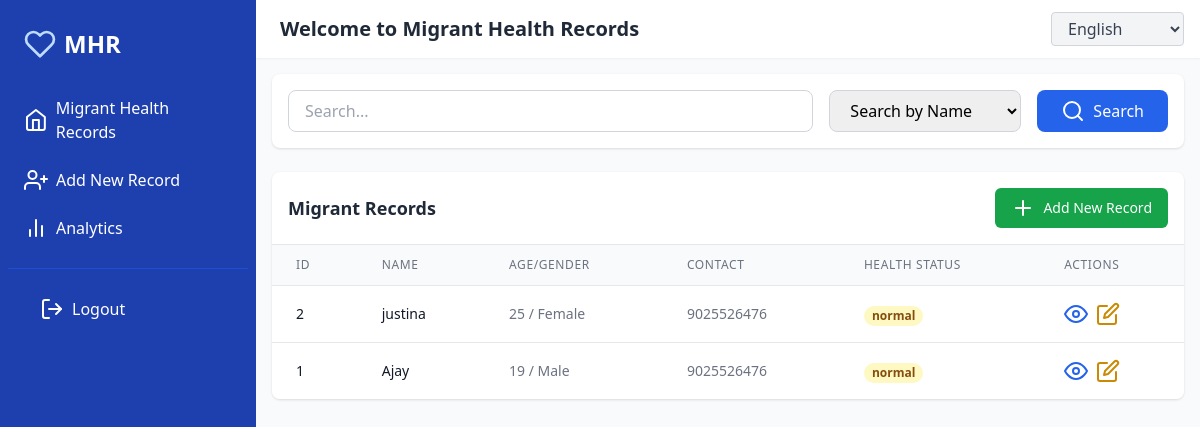
The page / (signed in) on the database its author committed.
### models.py (models this page shows, shortened)
class Migrant(db.Model):
    __tablename__ = "migrants"
    id = db.Column(db.Integer, primary_key=True)
    name = db.Column(db.String(100), nullable=False)
    date_of_birth = db.Column(db.Date, nullable=True)
    age = db.Column(db.Integer, nullable=False)
    gender = db.Column(db.String(10), nullable=False)
    nationality = db.Column(db.String(50), nullable=True)
    state_of_origin = db.Column(db.String(50), nullable=True)
    contact = db.Column(db.String(20), nullable=False)
    emergency_contact_name = db.Column(db.String(100), nullable=True)
    emergency_contact_number = db.Column(db.String(20), nullable=True)
    aadhaar_passport = db.Column(db.String(50), nullable=True, unique=True)
    preferred_language = db.Column(db.String(30), nullable=True)
    literacy_level = db.Column(db.String(30), nullable=True)
    data_sharing_consent = db.Column(db.Boolean, default=False)
    occupation = db.Column(db.String(100), nullable=True)
    employer_name = db.Column(db.String(100), nullable=True)
    employer_contact = db.Column(db.String(20), nullable=True)
    work_location_district = db.Column(db.String(50), nullable=True)
    work_location_pincode = db.Column(db.String(10), nullable=True)
    duration_of_stay = db.Column(db.String(50), nullable=True)
    living_conditions = db.Column(db.String(50), nullable=True)
    allergies = db.Column(db.Text, nullable=True)
    past_medical_conditions = db.Column(db.Text, nullable=True)
    past_surgical_history = db.Column(db.Text, nullable=True)
    family_history = db.Column(db.Text, nullable=True)
    immunization_status = db.Column(db.Text, nullable=True)
    height = db.Column(db.Float, nullable=True)
    weight = db.Column(db.Float, nullable=True)
    bmi = db.Column(db.Float, nullable=True)
    blood_group = db.Column(db.String(5), nullable=True)
    vital_signs = db.Column(db.Text, nullable=True)
    current_medications = db.Column(db.Text, nullable=True)
    ongoing_treatment = db.Column(db.Text, nullable=True)
    infectious_disease_screening = db.Column(db.Text, nullable=True)
    health_condition = db.Column(db.String(200), nullable=True)
    last_checkup = db.Column(db.Date, nullable=True)
    healthcare_facility = db.Column(db.String(100), nullable=True)
    doctor_name = db.Column(db.String(100), nullable=True)
    symptoms = db.Column(db.Text, nullable=True)
    diagnosis = db.Column(db.Text, nullable=True)
    prescriptions = db.Column(db.Text, nullable=True)
    lab_results = db.Column(db.Text, nullable=True)
    vaccination_records = db.Column(db.Text, nullable=True)
    disease_alerts = db.Column(db.Text, nullable=True)
    contact_tracing_info = db.Column(db.Text, nullable=True)
    referral_notes = db.Column(db.Text, nullable=True)
    follow_up_date = db.Column(db.Date, nullable=True)
    qr_code = db.Column(db.String(255), nullable=True)

### app.py (the view, shortened to what this page needs)
@app.route("/", methods=["GET", "POST"])
@login_required
def index():
    search_form = SearchForm()
    query = Migrant.query
    search_term = request.args.get('q') or (search_form.search_term.data if request.method == 'POST' and search_form.validate_on_submit() else None)
    filter_by = request.args.get('by') or (search_form.filter_by.data if request.method == 'POST' and search_form.validate_on_submit() else None)
    migrants = query.order_by(Migrant.id.desc()).all()
    return render_template("index.html", migrants=migrants, search_form=search_form)

### forms.py
class SearchForm(FlaskForm):
    search_term = StringField("Search", validators=[Length(max=100)])
    filter_by = SelectField("Filter By", choices=[
        ("name", "Name"), ("gender", "Gender"), ("health_condition", "Health Condition"),
        ("contact", "Contact"), ("id", "ID")
    ])
    submit = SubmitField("Search")

### app.py (called while the page is built)
@app.context_processor
def inject_translations():
    lang = session.get('language', app.config['DEFAULT_LANGUAGE'])
    return dict(t=translations.get(lang, translations['en']))

@login_manager.user_loader
def load_user(user_id):
    return User.query.get(int(user_id))

### templates/index.html (shortened to what this page needs)
<!DOCTYPE html>
<html lang="en">
<head>
    <script src="https://cdn.tailwindcss.com"></script>
    <link href="https://unpkg.com/aos@2.3.1/dist/aos.css" rel="stylesheet">
</head>
<body class="bg-gray-50">
    <div class="flex h-screen overflow-hidden">
        <div class="sidebar bg-blue-800 text-white w-64 space-y-6 py-7 px-2 absolute inset-y-0 left-0 transform -translate-x-full md:relative md:translate-x-0 transition duration-200 ease-in-out" id="sidebar">
            <div class="flex items-center space-x-2 px-4">
                <i data-feather="heart" class="h-8 w-8 text-blue-200"></i>
                <span class="text-2xl font-extrabold">MHR</span>
            </div>
            <nav>
                <a href="{{ url_for('index') }}" class="flex items-center space-x-2 py-3 px-4 rounded hover:bg-blue-700 transition">
                    <i data-feather="home"></i>
                    <span>{{ t.app_name }}</span>
                </a>
                <a href="{{ url_for('add_migrant') }}" class="flex items-center space-x-2 py-3 px-4 rounded hover:bg-blue-700 transition">
                    <i data-feather="user-plus"></i>
                    <span>{{ t.add_record }}</span>
                </a>
                <a href="{{ url_for('analytics') }}" class="flex items-center space-x-2 py-3 px-4 rounded hover:bg-blue-700 transition">
                    <i data-feather="bar-chart-2"></i>
                    <span>{{ t.analytics }}</span>
                </a>
                <div class="border-t border-blue-700 mt-4 pt-4 px-4">
                    <a href="{{ url_for('logout') }}" class="flex items-center space-x-2 py-3 px-4 rounded hover:bg-blue-700 transition">
                        <i data-feather="log-out"></i>
                        <span>{{ t.logout }}</span>
                    </a>
                </div>
            </nav>
        </div>
        <div class="flex-1 flex flex-col overflow-hidden">
            <header class="bg-white shadow-sm z-10">
                <div class="flex items-center justify-between px-4 py-3">
                    <div class="flex items-center">
                        <h1 class="text-xl font-semibold text-gray-800 ml-2">{{ t.welcome }}</h1>
                    </div>
                    <div class="flex items-center space-x-4">
                        <div class="relative">
                            <select id="languageSelect" class="bg-gray-100 border border-gray-300 text-gray-700 py-1 px-3 pr-8 rounded leading-tight focus:outline-none focus:bg-white focus:border-blue-500">
                                <option value="en">English</option>
                            </select>
                        </div>
                    </div>
                </div>
            </header>
            <main class="flex-1 overflow-y-auto p-4 bg-gray-50">
                <div class="max-w-7xl mx-auto">
                    <div class="bg-white rounded-lg shadow p-4 mb-6">
                        <form method="POST" action="{{ url_for('index') }}" class="flex flex-col md:flex-row gap-4">
                            <div class="flex-1">
                                <input type="text" name="search_term" placeholder="{{ t.search }}..." class="w-full px-4 py-2 border border-gray-300 rounded-lg focus:outline-none focus:ring-2 focus:ring-blue-500">
                            </div>
                            <div class="w-full md:w-48">
                                <select name="filter_by" class="w-full px-4 py-2 border border-gray-300 rounded-lg focus:outline-none focus:ring-2 focus:ring-blue-500">
                                    <option value="name">{{ t.search }} by Name</option>
                                </select>
                            </div>
                            <button type="submit" class="bg-blue-600 hover:bg-blue-700 text-white px-6 py-2 rounded-lg transition duration-200 flex items-center justify-center">
                                <i data-feather="search" class="mr-2"></i> {{ t.search }}
                            </button>
                        </form>
                    </div>
                    <div class="bg-white rounded-lg shadow overflow-hidden">
                        <div class="flex justify-between items-center p-4 border-b">
                            <h2 class="text-lg font-semibold text-gray-800">Migrant Records</h2>
                            <a href="{{ url_for('add_migrant') }}" class="bg-green-600 hover:bg-green-700 text-white px-4 py-2 rounded-md text-sm font-medium flex items-center">
                                <i data-feather="plus" class="mr-2"></i> {{ t.add_record }}
                            </a>
                        </div>
                        <div class="overflow-x-auto">
                            <table class="min-w-full divide-y divide-gray-200">
                                <thead class="bg-gray-50">
                                    <tr>
                                        <th class="px-6 py-3 text-left text-xs font-medium text-gray-500 uppercase tracking-wider">ID</th>
                                        <th class="px-6 py-3 text-left text-xs font-medium text-gray-500 uppercase tracking-wider">Name</th>
                                        <th class="px-6 py-3 text-left text-xs font-medium text-gray-500 uppercase tracking-wider">Age/Gender</th>
                                        <th class="px-6 py-3 text-left text-xs font-medium text-gray-500 uppercase tracking-wider">Contact</th>
                                        <th class="px-6 py-3 text-left text-xs font-medium text-gray-500 uppercase tracking-wider">Health Status</th>
                                        <th class="px-6 py-3 text-left text-xs font-medium text-gray-500 uppercase tracking-wider">Actions</th>
                                    </tr>
                                </thead>
                                <tbody class="bg-white divide-y divide-gray-200">
                                    {% for migrant in migrants %}
                                    <tr class="hover:bg-gray-50">
                                        <td class="px-6 py-4 whitespace-nowrap text-sm font-medium text-gray-900">{{ migrant.id }}</td>
                                        <td class="px-6 py-4 whitespace-nowrap text-sm font-medium text-gray-900">{{ migrant.name }}</td>
                                        <td class="px-6 py-4 whitespace-nowrap text-sm text-gray-500">{{ migrant.age }} / {{ migrant.gender }}</td>
                                        <td class="px-6 py-4 whitespace-nowrap text-sm text-gray-500">{{ migrant.contact }}</td>
                                        <td class="px-6 py-4 whitespace-nowrap">
                                            <span class="px-2 inline-flex text-xs leading-5 font-semibold rounded-full
                                                {% if migrant.health_condition and 'good' in migrant.health_condition.lower() %}bg-green-100 text-green-800
                                                {% elif migrant.health_condition and 'critical' in migrant.health_condition.lower() %}bg-red-100 text-red-800
                                                {% else %}bg-yellow-100 text-yellow-800{% endif %}">
                                                {{ migrant.health_condition or 'Not specified' }}
                                            </span>
                                        </td>
                                        <td class="px-6 py-4 whitespace-nowrap text-sm font-medium">
                                            <div class="flex space-x-2">
                                                <a href="{{ url_for('view_migrant', migrant_id=migrant.id) }}" class="text-blue-600 hover:text-blue-900" title="{{ t.view }}">
                                                    <i data-feather="eye"></i>
                                                </a>
                                                <a href="{{ url_for('edit_migrant', migrant_id=migrant.id) }}" class="text-yellow-600 hover:text-yellow-900" title="{{ t.edit }}">
                                                    <i data-feather="edit"></i>
                                                </a>
                                            </div>
                                        </td>
                                    </tr>
                                    {% else %}
                                    <tr>
                                        <td colspan="6" class="px-6 py-4 text-center text-sm text-gray-500">No migrant records found</td>
                                    </tr>
                                    {% endfor %}
                                </tbody>
                            </table>
                        </div>
                    </div>
                </div>
            </main>
        </div>
    </div>
</body>
</html>

### templates/index.html (style rules this page uses)
.sidebar { transition: all 0.3s; }

### rows shown on the page
Migrant: id "2", name "justina", age "25", gender "Female", contact "9025526476", health_condition "normal"
Migrant: id "1", name "Ajay", age "19", gender "Male", contact "9025526476", health_condition "normal"

### other values the page prints
{{ t.app_name }} "Migrant Health Records"
{{ t.add_record }} "Add New Record"
{{ t.analytics }} "Analytics"
{{ t.logout }} "Logout"
{{ t.welcome }} "Welcome to Migrant Health Records"
{{ t.search }} "Search"
form field filter_by "Search by Name"
